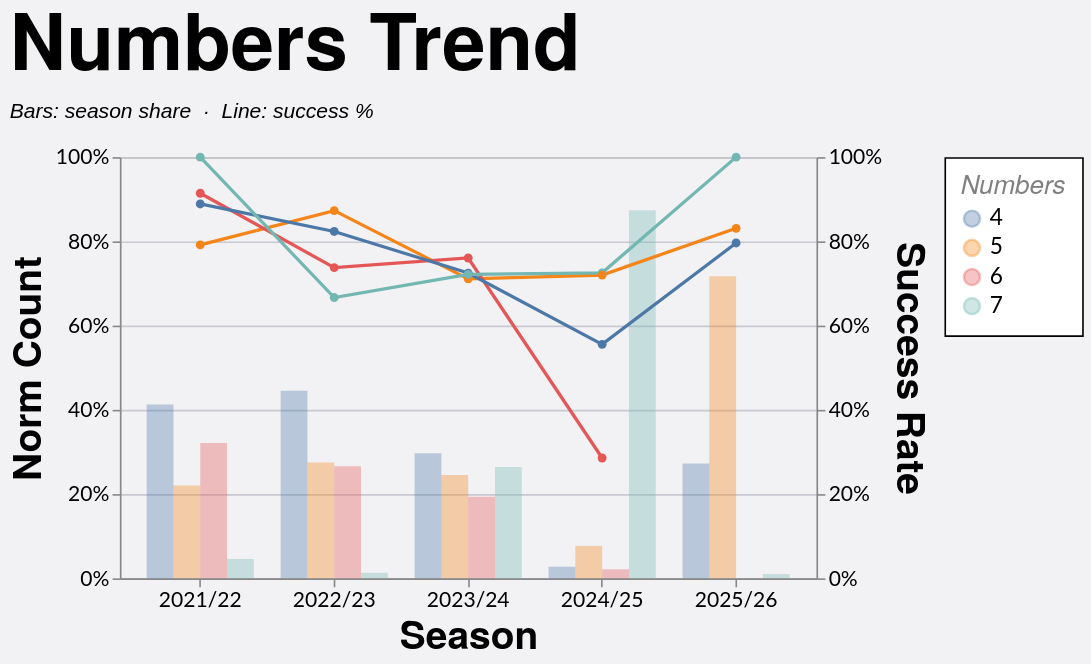

Describe this chart as a Vega-Lite specification.
### Vega-Lite specification from a JSON file in a GitHub repository (floating-point values rounded to 4 significant figures; data arrays with more than 128 entries replaced by an {"elided": "..."} marker saying what was removed)
{"config": {"axis": {"labelFont": "Lato, sans-serif", "titleFont": "PT Sans Narrow, Helvetica Neue, Helvetica, Arial, sans-serif", "labelFontSize": 13, "titleFontSize": 24, "gridColor": "#202947", "gridOpacity": 0.2}, "header": {"labelFont": "PT Sans Narrow, Helvetica Neue, Helvetica, Arial, sans-serif", "titleFont": "PT Sans Narrow, Helvetica Neue, Helvetica, Arial, sans-serif", "labelFontSize": 24, "titleFontSize": 28, "labelFontWeight": "bold", "orient": "left"}, "legend": {"labelFont": "Lato, sans-serif", "titleFont": "PT Sans Narrow, Helvetica Neue, Helvetica, Arial, sans-serif", "labelFontSize": 14, "titleFontSize": 16, "titlePadding": 5, "fillColor": "white", "strokeColor": "black", "padding": 10, "titleFontWeight": "lighter", "titleFontStyle": "italic", "titleColor": "gray", "offset": 10}, "title": {"font": "PT Sans Narrow, Helvetica Neue, Helvetica, Arial, sans-serif", "fontSize": 48, "fontWeight": "bold", "anchor": "start", "align": "center", "titlePadding": 20, "subtitlePadding": 10, "subtitleFontSize": 13, "subtitleColor": "", "subtitleFontStyle": "italic", "offset": 15, "color": "black"}, "axisX": {"labelAngle": 0}, "facet": {"title": null, "header": null, "align": {"row": "each", "column": "each"}}, "resolve": {"scale": {"y": "independent", "facet": "independent"}}, "background": "#f2f1f4"}, "layer": [{"mark": {"type": "bar", "opacity": 0.35}, "encoding": {"color": {"field": "numbers", "title": "Numbers", "type": "nominal"}, "tooltip": [{"field": "season", "title": "Season", "type": "nominal"}, {"field": "numbers", "title": "Numbers", "type": "nominal"}, {"field": "won", "format": ",.0f", "title": "Won", "type": "quantitative"}, {"field": "attempts", "format": ",.0f", "title": "Attempts", "type": "quantitative"}, {"field": "norm_count", "format": ".1%", "title": "Norm Count", "type": "quantitative"}, {"field": "success_rate", "format": ".1%", "title": "Success Rate", "type": "quantitative"}], "x": {"field": "season", "sort": ["2021/22", "2022/23", "2023/24", "2024/25", "2025/26"], "title": "Season", "type": "nominal"}, "xOffset": {"field": "numbers", "type": "nominal"}, "y": {"axis": {"format": "%", "orient": "left"}, "field": "norm_count", "scale": {"domain": [0, 1]}, "title": "Norm Count", "type": "quantitative"}}, "transform": [{"filter": "(loSquad == 'All' || datum.squad == loSquad) && (loGameType == 'All' || (loGameType == 'League + Cup' && (datum.game_type == 'League' || datum.game_type == 'Cup')) || (loGameType == 'League only' && datum.game_type == 'League') || datum.game_type == loGameType) && (loOpposition == 'All' || datum.opposition == loOpposition) && (loThrower == 'All' || datum.thrower == loThrower) && (loJumper == 'All' || datum.jumper == loJumper) && (loArea == 'All' || datum.area == loArea) && (loNumbers == 'All' || datum.numbers == loNumbers) && (loCall == 'All' || datum.call == loCall) && (loCallType == 'All' || datum.call_type == loCallType)"}, {"aggregate": [{"op": "count", "as": "attempts"}, {"op": "sum", "field": "won", "as": "won"}], "groupby": ["season", "numbers"]}, {"joinaggregate": [{"op": "sum", "field": "attempts", "as": "season_attempts"}], "groupby": ["season"]}, {"calculate": "datum.attempts / datum.season_attempts", "as": "norm_count"}, {"calculate": "datum.won / datum.attempts", "as": "success_rate"}]}, {"mark": {"type": "line", "point": true, "strokeWidth": 2}, "encoding": {"color": {"field": "numbers", "title": "Numbers", "type": "nominal"}, "detail": {"field": "numbers", "type": "nominal"}, "tooltip": [{"field": "season", "title": "Season", "type": "nominal"}, {"field": "numbers", "title": "Numbers", "type": "nominal"}, {"field": "won", "format": ",.0f", "title": "Won", "type": "quantitative"}, {"field": "attempts", "format": ",.0f", "title": "Attempts", "type": "quantitative"}, {"field": "norm_count", "format": ".1%", "title": "Norm Count", "type": "quantitative"}, {"field": "success_rate", "format": ".1%", "title": "Success Rate", "type": "quantitative"}], "x": {"field": "season", "sort": ["2021/22", "2022/23", "2023/24", "2024/25", "2025/26"], "title": "Season", "type": "nominal"}, "y": {"axis": {"format": "%", "orient": "right"}, "field": "success_rate", "scale": {"domain": [0, 1]}, "title": "Success Rate", "type": "quantitative"}}, "transform": [{"filter": "(loSquad == 'All' || datum.squad == loSquad) && (loGameType == 'All' || (loGameType == 'League + Cup' && (datum.game_type == 'League' || datum.game_type == 'Cup')) || (loGameType == 'League only' && datum.game_type == 'League') || datum.game_type == loGameType) && (loOpposition == 'All' || datum.opposition == loOpposition) && (loThrower == 'All' || datum.thrower == loThrower) && (loJumper == 'All' || datum.jumper == loJumper) && (loArea == 'All' || datum.area == loArea) && (loNumbers == 'All' || datum.numbers == loNumbers) && (loCall == 'All' || datum.call == loCall) && (loCallType == 'All' || datum.call_type == loCallType)"}, {"aggregate": [{"op": "count", "as": "attempts"}, {"op": "sum", "field": "won", "as": "won"}], "groupby": ["season", "numbers"]}, {"joinaggregate": [{"op": "sum", "field": "attempts", "as": "season_attempts"}], "groupby": ["season"]}, {"calculate": "datum.attempts / datum.season_attempts", "as": "norm_count"}, {"calculate": "datum.won / datum.attempts", "as": "success_rate"}]}], "data": {"name": "data-9f78a8a80e26132ebc7aef6a8d9c7f48"}, "height": 260, "params": [{"name": "loSquad", "value": "All"}, {"name": "loSeason", "value": "All"}, {"name": "loGameType", "value": "All"}, {"name": "loOpposition", "value": "All"}, {"name": "loThrower", "value": "All"}, {"name": "loJumper", "value": "All"}, {"name": "loArea", "value": "All"}, {"name": "loNumbers", "value": "All"}, {"name": "loCall", "value": "All"}, {"name": "loCallType", "value": "All"}], "resolve": {"scale": {"y": "independent"}}, "title": {"text": "Numbers Trend", "subtitle": "Bars: season share  ·  Line: success %"}, "width": 430, "$schema": "https://vega.github.io/schema/vega-lite/v5.20.1.json", "datasets": {"data-9f78a8a80e26132ebc7aef6a8d9c7f48": {"elided": "1228 records"}}}
